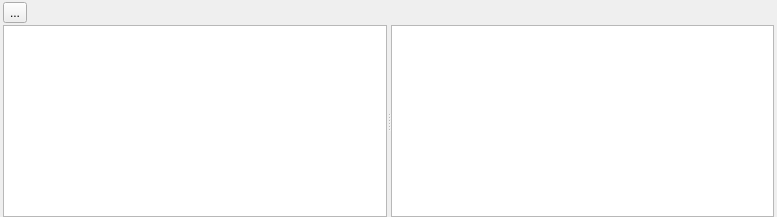
<?xml version="1.0" encoding="UTF-8"?>
<ui version="4.0">
 <class>TimelinePanel</class>
 <widget class="QWidget" name="TimelinePanel">
  <property name="geometry">
   <rect>
    <x>0</x>
    <y>0</y>
    <width>777</width>
    <height>217</height>
   </rect>
  </property>
  <property name="windowTitle">
   <string>Texture Atlas</string>
  </property>
  <layout class="QVBoxLayout" name="verticalLayout">
   <property name="spacing">
    <number>0</number>
   </property>
   <property name="leftMargin">
    <number>3</number>
   </property>
   <property name="topMargin">
    <number>0</number>
   </property>
   <property name="rightMargin">
    <number>3</number>
   </property>
   <property name="bottomMargin">
    <number>0</number>
   </property>
   <item>
    <widget class="QWidget" name="TopTools" native="true">
     <property name="minimumSize">
      <size>
       <width>0</width>
       <height>25</height>
      </size>
     </property>
     <property name="maximumSize">
      <size>
       <width>16777215</width>
       <height>25</height>
      </size>
     </property>
     <layout class="QHBoxLayout" name="horizontalLayout_2">
      <property name="leftMargin">
       <number>0</number>
      </property>
      <property name="topMargin">
       <number>0</number>
      </property>
      <property name="rightMargin">
       <number>0</number>
      </property>
      <property name="bottomMargin">
       <number>0</number>
      </property>
      <item>
       <widget class="QToolButton" name="m_import">
        <property name="sizePolicy">
         <sizepolicy hsizetype="Fixed" vsizetype="Fixed">
          <horstretch>0</horstretch>
          <verstretch>0</verstretch>
         </sizepolicy>
        </property>
        <property name="toolTip">
         <string>Import</string>
        </property>
        <property name="statusTip">
         <string>Import</string>
        </property>
        <property name="text">
         <string>...</string>
        </property>
        <property name="popupMode">
         <enum>QToolButton::DelayedPopup</enum>
        </property>
       </widget>
      </item>
      <item>
       <spacer name="horizontalSpacer">
        <property name="orientation">
         <enum>Qt::Horizontal</enum>
        </property>
        <property name="sizeHint" stdset="0">
         <size>
          <width>725</width>
          <height>20</height>
         </size>
        </property>
       </spacer>
      </item>
     </layout>
    </widget>
   </item>
   <item>
    <widget class="QSplitter" name="m_splitter">
     <property name="orientation">
      <enum>Qt::Horizontal</enum>
     </property>
     <widget class="QTreeWidget" name="m_nodeTreeWidget">
      <property name="animated">
       <bool>false</bool>
      </property>
      <property name="headerHidden">
       <bool>true</bool>
      </property>
      <property name="columnCount">
       <number>1</number>
      </property>
      <column>
       <property name="text">
        <string notr="true">1</string>
       </property>
      </column>
     </widget>
     <widget class="QGraphicsView" name="m_graphicsView">
      <property name="contextMenuPolicy">
       <enum>Qt::CustomContextMenu</enum>
      </property>
      <property name="verticalScrollBarPolicy">
       <enum>Qt::ScrollBarAsNeeded</enum>
      </property>
      <property name="horizontalScrollBarPolicy">
       <enum>Qt::ScrollBarAsNeeded</enum>
      </property>
     </widget>
    </widget>
   </item>
  </layout>
  <action name="m_actionImportFromImages">
   <property name="text">
    <string>Import From Image Files</string>
   </property>
   <property name="toolTip">
    <string>Import form images</string>
   </property>
  </action>
  <action name="m_actionBuildFromGrid">
   <property name="text">
    <string>Build From Grid Split</string>
   </property>
   <property name="toolTip">
    <string>Build From Grid Split</string>
   </property>
  </action>
  <action name="m_actionAddNewOne">
   <property name="text">
    <string>Add a New Atla</string>
   </property>
   <property name="toolTip">
    <string>Add a New Atla</string>
   </property>
  </action>
 </widget>
 <resources/>
 <connections/>
</ui>
